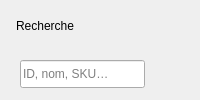
          <widget class="QWidget" name="InventoryContent">
           <layout class="QVBoxLayout" name="inventoryLayout">
            <property name="spacing">
             <number>14</number>
            </property>
            <property name="leftMargin">
             <number>0</number>
            </property>
            <property name="topMargin">
             <number>0</number>
            </property>
            <property name="rightMargin">
             <number>0</number>
            </property>
            <property name="bottomMargin">
             <number>0</number>
            </property>
            <item>
             <widget class="QFrame" name="InventoryCardFilter">
              <property name="frameShape">
               <enum>QFrame::Shape::NoFrame</enum>
              </property>
              <widget class="QLabel" name="LblInventorySearch">
               <property name="geometry">
                <rect>
                 <x>16</x>
                 <y>16</y>
                 <width>68</width>
                 <height>20</height>
                </rect>
               </property>
               <property name="text">
                <string>Recherche</string>
               </property>
              </widget>
              <widget class="QLabel" name="LblInventoryType">
               <property name="geometry">
                <rect>
                 <x>511</x>
                 <y>16</y>
                 <width>31</width>
                 <height>20</height>
                </rect>
               </property>
               <property name="text">
                <string>Unite</string>
               </property>
              </widget>
              <widget class="QLabel" name="LblInventoryStatus">
               <property name="geometry">
                <rect>
                 <x>605</x>
                 <y>16</y>
                 <width>39</width>
                 <height>20</height>
                </rect>
               </property>
               <property name="text">
                <string>Statut</string>
               </property>
              </widget>
              <widget class="QLabel" name="LblInventoryZone">
               <property name="geometry">
                <rect>
                 <x>699</x>
                 <y>16</y>
                 <width>34</width>
                 <height>20</height>
                </rect>
               </property>
               <property name="text">
                <string>Zone</string>
               </property>
              </widget>
              <widget class="QLineEdit" name="InventorySearch">
               <property name="geometry">
                <rect>
                 <x>20</x>
                 <y>60</y>
                 <width>125</width>
                 <height>28</height>
                </rect>
               </property>
               <property name="placeholderText">
                <string>ID, nom, SKU…</string>
               </property>
              </widget>
              <widget class="QComboBox" name="InventoryType">
               <property name="geometry">
                <rect>
                 <x>480</x>
                 <y>60</y>
                 <width>82</width>
                 <height>28</height>
                </rect>
               </property>
               <item>
                <property name="text">
                 <string>KG</string>
                </property>
               </item>
               <item>
                <property name="text">
                 <string>L</string>
                </property>
               </item>
               <item>
                <property name="text">
                 <string>M</string>
                </property>
               </item>
              </widget>
              <widget class="QComboBox" name="InventoryStatus">
               <property name="geometry">
                <rect>
                 <x>580</x>
                 <y>60</y>
                 <width>82</width>
                 <height>28</height>
                </rect>
               </property>
               <item>
                <property name="text">
                 <string>on_hand</string>
                </property>
               </item>
               <item>
                <property name="text">
                 <string>Limited</string>
                </property>
               </item>
               <item>
                <property name="text">
                 <string>stock_out</string>
                </property>
               </item>
              </widget>
              <widget class="QComboBox" name="InventoryZone">
               <property name="geometry">
                <rect>
                 <x>680</x>
                 <y>60</y>
                 <width>82</width>
                 <height>28</height>
                </rect>
               </property>
               <item>
                <property name="text">
                 <string>A</string>
                </property>
               </item>
               <item>
                <property name="text">
                 <string>B</string>
                </property>
               </item>
               <item>
                <property name="text">
                 <string>C</string>
                </property>
               </item>
               <item>
                <property name="text">
                 <string>D</string>
                </property>
               </item>
              </widget>
              <widget class="QPushButton" name="BtnInventoryApply">
               <property name="geometry">
                <rect>
                 <x>790</x>
                 <y>60</y>
                 <width>82</width>
                 <height>29</height>
                </rect>
               </property>
               <property name="text">
                <string>Appliquer</string>
               </property>
               <property name="property" stdset="0">
                <string>primary</string>
               </property>
              </widget>
              <widget class="QFrame" name="InventoryCardTable">
               <property name="geometry">
                <rect>
                 <x>0</x>
                 <y>80</y>
                 <width>891</width>
                 <height>481</height>
                </rect>
               </property>
               <property name="frameShape">
                <enum>QFrame::Shape::NoFrame</enum>
               </property>
               <widget class="QLabel" name="InventoryTitle">
                <property name="geometry">
                 <rect>
                  <x>16</x>
                  <y>16</y>
                  <width>65</width>
                  <height>20</height>
                 </rect>
                </property>
                <property name="text">
                 <string>Inventaire</string>
                </property>
               </widget>
               <widget class="QTableWidget" name="TableInventory">
                <property name="geometry">
                 <rect>
                  <x>10</x>
                  <y>50</y>
                  <width>651</width>
                  <height>351</height>
                 </rect>
                </property>
                <property name="editTriggers">
                 <set>QAbstractItemView::EditTrigger::NoEditTriggers</set>
                </property>
                <property name="alternatingRowColors">
                 <bool>true</bool>
                </property>
                <property name="selectionBehavior">
                 <enum>QAbstractItemView::SelectionBehavior::SelectRows</enum>
                </property>
                <property name="showGrid">
                 <bool>false</bool>
                </property>
                <property name="sortingEnabled">
                 <bool>true</bool>
                </property>
                <property name="cornerButtonEnabled">
                 <bool>false</bool>
                </property>
                <column>
                 <property name="text">
                  <string>ID</string>
                 </property>
                </column>
                <column>
                 <property name="text">
                  <string>Nom</string>
                 </property>
                </column>
                <column>
                 <property name="text">
                  <string>SKU</string>
                 </property>
                </column>
                <column>
                 <property name="text">
                  <string>Type</string>
                 </property>
                </column>
                <column>
                 <property name="text">
                  <string>Qt Av.</string>
                 </property>
                </column>
                <column>
                 <property name="text">
                  <string>Qt Rs.</string>
                 </property>
                </column>
                <column>
                 <property name="text">
                  <string>Seuil</string>
                 </property>
                </column>
                <column>
                 <property name="text">
                  <string>Unité</string>
                 </property>
                </column>
                <column>
                 <property name="text">
                  <string>Prix</string>
                 </property>
                </column>
                <column>
                 <property name="text">
                  <string>Zone</string>
                 </property>
                </column>
                <column>
                 <property name="text">
                  <string>Étagère</string>
                 </property>
                </column>
                <column>
                 <property name="text">
                  <string>Statut</string>
                 </property>
                </column>
               </widget>
               <widget class="QGroupBox" name="groupBox_4">
                <property name="geometry">
                 <rect>
                  <x>670</x>
                  <y>30</y>
                  <width>221</width>
                  <height>371</height>
                 </rect>
                </property>
                <property name="title">
                 <string>Statistiqueinve</string>
                </property>
               </widget>
              </widget>
             </widget>
            </item>
           </layout>
          </widget>
